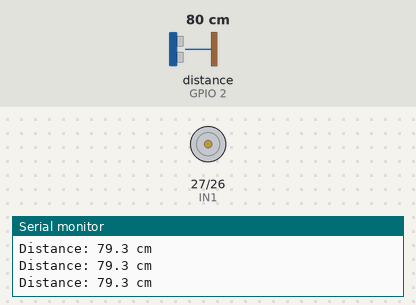
Simulated run of this sketch. Board: ESP32. On the bench: motor-driver pin pairs drawn as motors (green arrow = first pin HIGH = forward, orange = second pin HIGH = backward, longer = more drive, scaled by the enable pin), the last lines printed to the serial monitor. Wiring (inferred from the names in the program): ultrasonic range finder: trigger GPIO 4; echo GPIO 2. The test bench sets the inputs (shaded band); at power-on: distance to the obstacle (sensor on GPIO 2) 80 cm. The echo pulse lasts 58.3 µs per cm.

Above: at 1.4 s.
1.5 s: distance to the obstacle (sensor on GPIO 2) set to 33 cm
3.0 s: distance to the obstacle (sensor on GPIO 2) set to 27 cm
At 4.0 s:
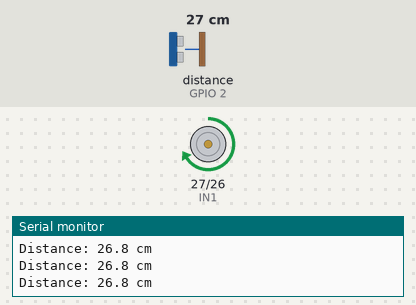
Timing chart, 0 to 6.0 s (numbered marks = the images above; inputs shaded):
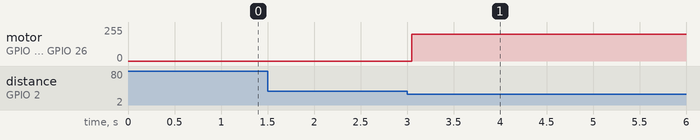

The sketch:

Mr_Bin1.0.ino
```cpp
// Motor + Ultrasonic example for ESP32 + L298N
// Pins (change if you like)
#define TRIG_PIN 4
#define ECHO_PIN 2

#define IN1 27
#define IN2 26
#define ENA 14   // PWM pin (must be attached with ledcAttachPin)

const int PWM_CHANNEL = 0;
const int PWM_FREQ = 2000;    // 2 kHz PWM
const int PWM_RESOLUTION = 8; // 8-bit resolution -> 0..255

const float SOUND_SPEED_CM_PER_US = 0.034 / 2.0; // in cm per microsecond (duration/2 * 0.034)
const int DETECT_DISTANCE_CM = 30;   // detection threshold in cm
const int MOTOR_SPEED = 200;         // 0..255

void setup() {
  Serial.begin(115200);

  // Ultrasonic pins
  pinMode(TRIG_PIN, OUTPUT);
  pinMode(ECHO_PIN, INPUT);

  // Motor pins
  pinMode(IN1, OUTPUT);
  pinMode(IN2, OUTPUT);
  pinMode(ENA, OUTPUT);

  // Setup PWM on ESP32
  ledcSetup(PWM_CHANNEL, PWM_FREQ, PWM_RESOLUTION);
  ledcAttachPin(ENA, PWM_CHANNEL);

  stopMotor();
  delay(200);
  Serial.println("Ready.");
}

float getDistanceCM() {
  // Send trigger pulse
  digitalWrite(TRIG_PIN, LOW);
  delayMicroseconds(2);
  digitalWrite(TRIG_PIN, HIGH);
  delayMicroseconds(10);
  digitalWrite(TRIG_PIN, LOW);

  // Read echo (with timeout to avoid blocking forever)
  unsigned long duration = pulseIn(ECHO_PIN, HIGH, 30000UL); // 30ms timeout (~5m)
  if (duration == 0) return -1.0; // no echo / out of range
  float distance = duration * SOUND_SPEED_CM_PER_US; // cm
  return distance;
}

void moveForward(int speed) {
  digitalWrite(IN1, HIGH);
  digitalWrite(IN2, LOW);
  ledcWrite(PWM_CHANNEL, constrain(speed, 0, 255));
}

void moveBackward(int speed) {
  digitalWrite(IN1, LOW);
  digitalWrite(IN2, HIGH);
  ledcWrite(PWM_CHANNEL, constrain(speed, 0, 255));
}

void stopMotor() {
  digitalWrite(IN1, LOW);
  digitalWrite(IN2, LOW);
  ledcWrite(PWM_CHANNEL, 0);
}

unsigned long lastPrint = 0;

void loop() {
  float dist = getDistanceCM();
  if (millis() - lastPrint > 250) { // print occasionally
    Serial.print("Distance: ");
    if (dist < 0) Serial.println("Out of range");
    else Serial.print(dist, 1), Serial.println(" cm");
    lastPrint = millis();
  }

  if (dist > 0 && dist < DETECT_DISTANCE_CM) {
    // object detected
    moveForward(MOTOR_SPEED);
  } else {
    stopMotor();
  }

  delay(80); // small loop delay
}
```

Measured:
- the behaviour switches between 31 and 30 cm on distance to the obstacle (sensor on GPIO 2) (found by bisection; images 0 and 1)
- after the input at 3.0 s, motor on GPIO 27 (IN1) / GPIO 26 (IN2): stopped → forward 199/255 after 0.05 s
